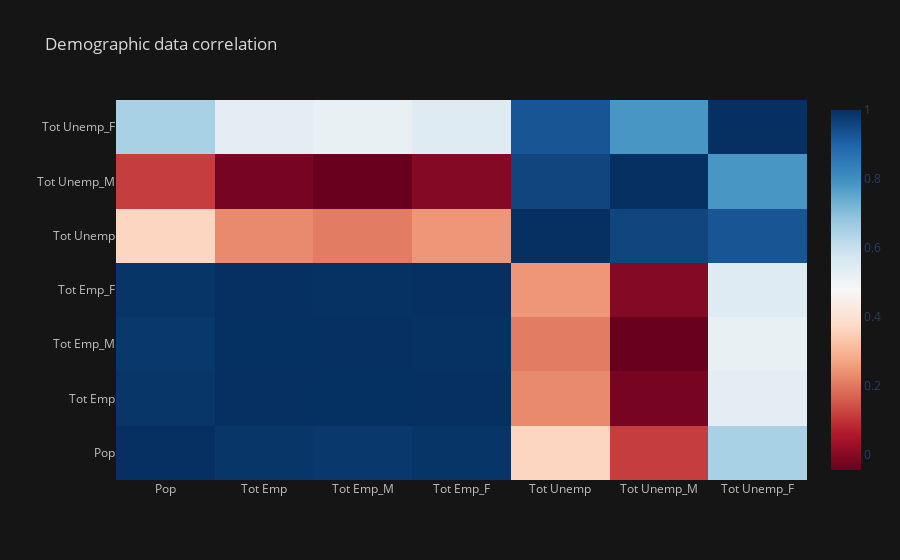

Write notebook code for a chart like this one.
### Code cell
#cf.help("heatmap")
demographic_corr_plot = demographic_corr.iplot(kind='heatmap',
                                               title="Demographic data correlation",
                                               asFigure=True,
                                               asImage=True,
                                               colorscale='rdbu')
demographic_corr_plot

### Figure 1 — Plotly figure (JSON) as saved in the notebook; plotly's stock layout.template omitted (floating-point values rounded to 4 significant figures)
{"data": [{"colorscale": [[0, "rgb(103,0,31)"], [0.1, "rgb(178,24,43)"], [0.2, "rgb(214,96,77)"], [0.3, "rgb(244,165,130)"], [0.4, "rgb(253,219,199)"], [0.5, "rgb(247,247,247)"], [0.6, "rgb(209,229,240)"], [0.7, "rgb(146,197,222)"], [0.8, "rgb(67,147,195)"], [0.9, "rgb(33,102,172)"], [1, "rgb(5,48,97)"]], "type": "heatmap", "x": ["Pop", "Tot Emp", "Tot Emp_M", "Tot Emp_F", "Tot Unemp", "Tot Unemp_M", "Tot Unemp_F"], "y": ["Pop", "Tot Emp", "Tot Emp_M", "Tot Emp_F", "Tot Unemp", "Tot Unemp_M", "Tot Unemp_F"], "z": [[1, 0.9885, 0.9839, 0.991, 0.3636, 0.115, 0.648], [0.9885, 1, 0.9991, 0.9994, 0.2289, -0.02202, 0.5333], [0.9839, 0.9991, 1, 0.997, 0.2078, -0.04383, 0.5158], [0.991, 0.9994, 0.997, 1, 0.2469, -0.003061, 0.5477], [0.3636, 0.2289, 0.2078, 0.2469, 1, 0.9597, 0.9277], [0.115, -0.02202, -0.04383, -0.003061, 0.9597, 1, 0.7855], [0.648, 0.5333, 0.5158, 0.5477, 0.9277, 0.7855, 1]], "zmax": 1, "zmin": -0.04383}], "layout": {"autosize": true, "legend": {"bgcolor": "#151516", "font": {"color": "#D9D9D9"}}, "paper_bgcolor": "#151516", "plot_bgcolor": "#151516", "title": {"font": {"color": "#D9D9D9"}, "text": "Demographic data correlation"}, "xaxis": {"autorange": true, "gridcolor": "#434343", "range": [-0.5, 6.5], "showgrid": true, "tickfont": {"color": "#C2C2C2"}, "title": {"font": {"color": "#D9D9D9"}, "text": ""}, "type": "category", "zerolinecolor": "#666570"}, "yaxis": {"autorange": true, "gridcolor": "#434343", "range": [-0.5, 6.5], "showgrid": true, "tickfont": {"color": "#C2C2C2"}, "title": {"font": {"color": "#D9D9D9"}, "text": ""}, "type": "category", "zerolinecolor": "#666570"}}}
